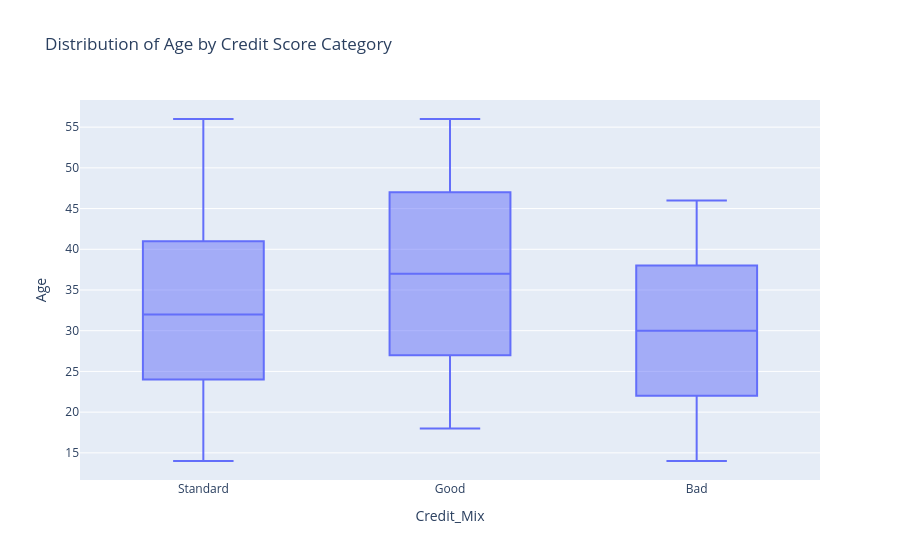

Notebook code cell kept with this figure:
### Markdown cell above
# <font color = 'red'> Análisis

### Code cell
# Mediana de la edad para los deudores malos: 30 años.
# Mediana de la edad para los deudores standard: 32 años.
# Mediana de la edad para los deudores buenos: 37 años.

# La median de la edad para los deudores malos y standard pareciera estadísticamente no significativa:

fig_box = px.box(df, x="Credit_Mix", y="Age", title="Distribution of Age by Credit Score Category")
fig_box.show()

### Figure 1 — Plotly figure (JSON) as saved in the notebook; plotly's stock layout.template omitted (floating-point values rounded to 4 significant figures; data arrays with more than 128 entries replaced by an {"elided": "..."} marker saying what was removed)
{"data": [{"alignmentgroup": "True", "hovertemplate": "Credit_Mix=%{x}<br>Age=%{y}<extra></extra>", "legendgroup": "", "marker": {"color": "#636efa"}, "name": "", "notched": false, "offsetgroup": "", "orientation": "v", "showlegend": false, "type": "box", "x": {"elided": "100000 str values"}, "x0": " ", "xaxis": "x", "y": {"elided": "100000 int values"}, "y0": " ", "yaxis": "y"}], "layout": {"boxmode": "group", "legend": {"tracegroupgap": 0}, "title": {"text": "Distribution of Age by Credit Score Category"}, "xaxis": {"anchor": "y", "domain": [0, 1], "title": {"text": "Credit_Mix"}}, "yaxis": {"anchor": "x", "domain": [0, 1], "title": {"text": "Age"}}}}
